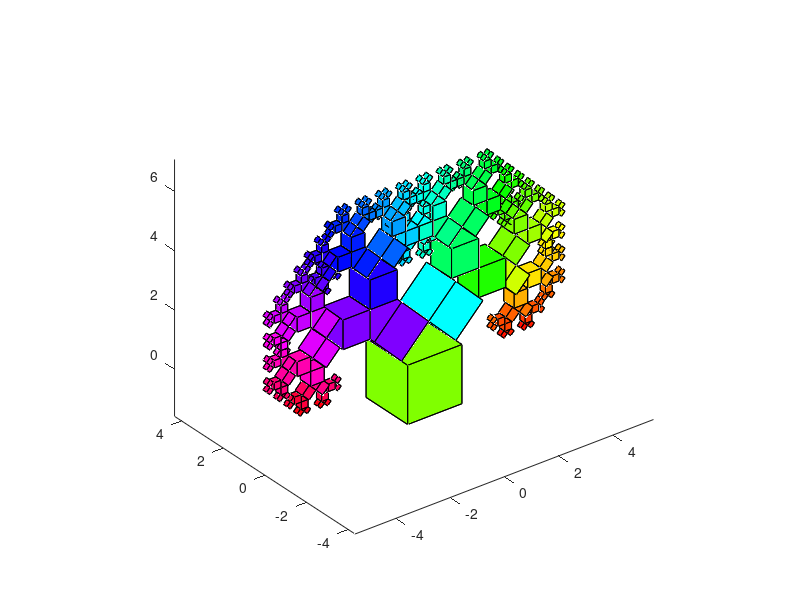

Write MATLAB code to recreate this figure.
function pytree3d
x=[-1 1 1 -1];
y=[-1 -1 1 1];

vert=[1 1 1
      1 1 -1
      1 -1 1
      1 -1 -1
     -1 1 1
     -1 1 -1
     -1 -1 1
     -1 -1 -1];
 face=[1 4 3 2
       1 2 6 5
       5 8 4 1
       2 3 7 6
       3 4 8 7
       6 7 8 5];
   
level=8; %level of recursion

tree(x,y,face,0,level);
axis equal tight
view(3)
return

function tree(x,y,face,theta,n)

if n>0
     [xx,yy]=trans2d(x,y,0,0,pi/4);
     tree(xx*0.707-1,yy*0.707+2,face,theta+pi/4,n-1);
     
     [xx,yy]=trans2d(x,y,0,0,-pi/4);
     tree(xx*0.707+1,yy*0.707+2,face,theta+pi/4,n-1);
     
     phi=mod(atan2(y(1),x(1))+pi,pi)/pi;
     colors=hsv2rgb([phi 1 1]);
     len=sqrt((x(2)-x(1))^2+(y(2)-y(1))^2);
  
     vert=[x' zeros(4,1)-len/2 y';x' len*ones(4,1)-len/2 y'];
     
     patch('faces',face,'vertices',vert,'facecolor',colors);
end

return

function [xx,yy]=trans2d(x,y,tx,ty,phi)
  [theta,rad]=cart2pol(x,y);
  xx=rad.*cos(theta+phi)+tx;
  yy=rad.*sin(theta+phi)+ty;
return